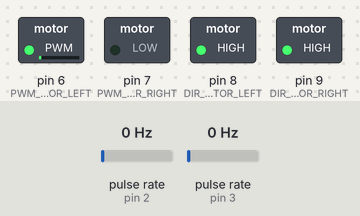
This sketch was run on a simulated Arduino Uno, built with avr-gcc and run on an emulated ATmega328P. Shown: switched loads named in the sketch (green lamp = pin HIGH). Wiring (inferred from the names in the program): 2 × pulse sensor: data pin 2 / data pin 3. Inputs (shaded band) come from the test bench; at power-on: pulse rate (sensors on pin 2, pin 3) 0 Hz. What the sketch prints to the serial monitor is not drawn.

Above: at 0.1 s.
Timing chart, 0 to 1.6 s (numbered marks = the images above):
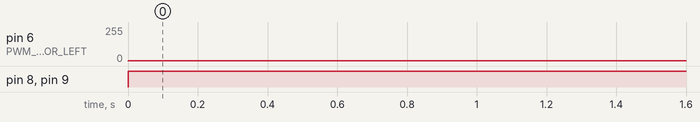

The sketch:

encoder.ino
```cpp
// This code is made for an Arduino Mega and test if
// the wheel encoder are working properly.

// Encoder wheel pins
const int IMP_ENCODER_LEFT_PIN = 2;
const int IMP_ENCODER_RIGHT_PIN = 3;
const int DIRECTION_LEFT_PIN = 4;
const int DIRECTION_RIGHT_PIN = 5;

// TODO: verify this value!
const int WHEEL_RADIUS = 4.02;
const float WHEEL_PERIMETER = WHEEL_RADIUS * 2 * PI;
// The encoder has a 1024 pulses/revolution.
// The DEO nano reduces per 5 the impulsion and we take the pulse
// when high and low.
// The final calculus is 1024*2/5 = 409.6
const float IMP_PER_REVOLUTION = 409.6;
const float IMP_DISTANCE = WHEEL_PERIMETER / IMP_PER_REVOLUTION;

const int PWM_MOTOR_LEFT = 6;
const int PWM_MOTOR_RIGHT = 7;

const int DIR_MOTOR_LEFT = 8;
const int DIR_MOTOR_RIGHT = 9;

long counter_left = 0;
long counter_right = 0;

void setup() {
    Serial.begin(9600);

    // Generate interrupt number from pins.
    int int_left = digitalPinToInterrupt(IMP_ENCODER_LEFT_PIN);
    int int_right = digitalPinToInterrupt(IMP_ENCODER_RIGHT_PIN);

    attachInterrupt(int_left, encoder_pulse_left, CHANGE);
    attachInterrupt(int_right, encoder_pulse_right, CHANGE);

    pinMode(PWM_MOTOR_LEFT, OUTPUT);
    pinMode(PWM_MOTOR_RIGHT, OUTPUT);

    pinMode(DIR_MOTOR_LEFT, OUTPUT);
    pinMode(DIR_MOTOR_RIGHT, OUTPUT);
}

void loop() {
    digitalWrite(DIR_MOTOR_LEFT, OUTPUT);
    digitalWrite(DIR_MOTOR_RIGHT, OUTPUT);

    analogWrite(PWM_MOTOR_LEFT, 1);
    analogWrite(PWM_MOTOR_RIGHT, 1);

    Serial.print("Left distance: ");
    Serial.println(convert_imp_to_cm(counter_left));
    Serial.print("Right distance: ");
    Serial.println(convert_imp_to_cm(counter_right));

    delay(1000);
}

// Interrupt callbacks

void encoder_pulse_left() {
    //Serial.println("encoder left pulse");

    int direction = digitalRead(DIRECTION_LEFT_PIN);
    counter_left += (direction == 1) ? 1 : -1;
}

void encoder_pulse_right() {
    //Serial.println("encoder right pulse");

    int direction = digitalRead(DIRECTION_RIGHT_PIN);
    counter_right += (direction == 0) ? 1 : -1;
}

// Helper to convert impulsion to centimèter and vise-versa.

float convert_imp_to_cm(long imp) {
    return imp * IMP_DISTANCE;
}

float convert_cm_to_imp(long cm) {
    return cm / IMP_DISTANCE;
}
```

Measured:
- by itself, pin 6 (PWM_MOTOR_LEFT): 0/255 → 1/255 at 0.00 s
- by itself, pin 8 (DIR_MOTOR_LEFT), pin 9 (DIR_MOTOR_RIGHT): LOW → HIGH at 0.00 s
